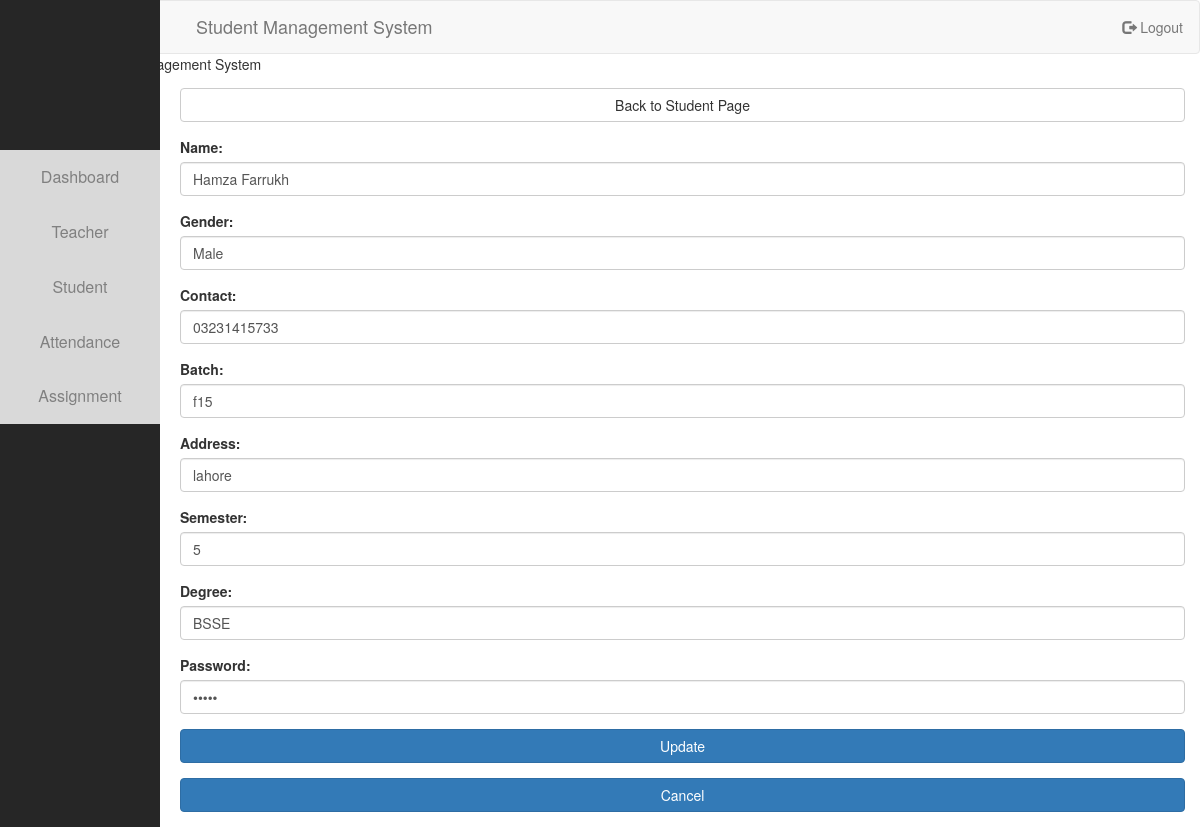
Screenshot of /edit_as1.php?edit_id=2 (signed in) with the database file from the repository.
### tables this page shows
CREATE TABLE `student` (
  `sid` int(11) NOT NULL,
  `name` varchar(45) NOT NULL,
  `gender` varchar(20) DEFAULT NULL,
  `contact` varchar(12) DEFAULT NULL,
  `address` varchar(45) DEFAULT NULL,
  `batch` varchar(3) DEFAULT NULL,
  `semester` int(2) DEFAULT NULL,
  `degree` varchar(20) DEFAULT NULL,
  `username` varchar(255) DEFAULT NULL,
  `password` varchar(255) DEFAULT NULL
);

### edit_as1.php (the view, shortened to what this page needs)
<?php
include_once 'dbconfig.php';
if(isset($_GET['edit_id']))
{
	$sql_query="SELECT * FROM student WHERE sid=".$_GET['edit_id'];
	$result_set=mysqli_query($con, $sql_query);
	$fetched_row=mysqli_fetch_array($result_set);
}
		?>
<!DOCTYPE html>
<html>
<head>
	<link rel="stylesheet" type="text/css" href="style.css">
	<link rel="stylesheet" href="https://maxcdn.bootstrapcdn.com/bootstrap/3.3.7/css/bootstrap.min.css">
	<link rel="stylesheet" href="https://cdnjs.cloudflare.com/ajax/libs/font-awesome/4.7.0/css/font-awesome.min.css">
</head>
<body style="background-color: white;">
	<nav class="navbar navbar-default" style="margin-bottom: 0px;width: 100%" id="top">
	  <div class="container-fluid">
	  	<div class="navbar-header" style="margin-left: 180px;">
	      <a class="navbar-brand" href="#">Student Management System</a>
	    </div>
	    <ul class="nav navbar-nav navbar-right list-unstyled">
	    	<li>
	    		<a href="logout.php" class="btn btn-md"><span class="glyphicon glyphicon-log-out"></span> Logout</a>
	    	</li>
	    </ul>
	  </div>
	</nav>
	<marquee style="margin-bottom:-6px;" bgcolor="#f8f8f8" scrollamount="9" height="30"> Welcome to Student Management System</marquee>
<div class="sidenav">
	<div class="dropdown">
		<button class="dropbtn"> Dashboard </button>
	</div>
	<div class="dropdown">
	  <button class="dropbtn">Teacher</button>
	</div>
	<div class="dropdown">
	  <button class="dropbtn">Student</button>
	</div>
	<div class="dropdown">
	  <button class="dropbtn">Attendance</button>
	</div>
	<div class="dropdown">
	  <button class="dropbtn">Assignment</button>
	</div>
</div>
<div id="body">
	<div class="container" style="padding-left:180px;" >
		<form method="post" class="form-horizontal">
			<div class="form-group" style="margin-top: 20px;">
				<a class="btn btn-default btn-block" href="at1.php"> Back to Student Page</a>
			</div>
			<div class="form-group">
				<label for="Name"> Name: </label>
				<input class="form-control" type="text" id="Name" name="name" placeholder="Name" value="<?php echo $fetched_row['name']; ?>" required/>
			</div>
			<div class="form-group">
				<label for="Gender">Gender: </label>
				<input class="form-control" type="text" id="Gender" name="gender" placeholder="Gender" value="<?php echo $fetched_row['gender']; ?>"  />
			</div>
			<div class="form-group">
				<label for="Contact">Contact: </label>
				<input class="form-control" type="text" id="Contact" name="contact" placeholder="Contact" value="<?php echo $fetched_row['contact']; ?>" required />
			</div>
			<div class="form-group">
				<label for="Batch">Batch: </label>
				<input class="form-control" type="text" id="Batch" name="batch" placeholder="Batch" value="<?php echo $fetched_row['batch']; ?>" required />
			</div>
			<div class="form-group">
				<label for="Address">Address: </label>
				<input class="form-control" type="text" id="Address" name="address" placeholder="Address" value="<?php echo $fetched_row['address']; ?>"  required/>
			</div>
			<div class="form-group">
				<label for="Semester">Semester: </label>
				<input class="form-control" type="text" id="Semester" name="semester" placeholder="Semester" value="<?php echo $fetched_row['semester']; ?>" required />
			</div>
			<div class="form-group">
				<label for="Degree">Degree: </label>
				<input class="form-control" type="text" id="Degree" name="degree" placeholder="Degree" value="<?php echo $fetched_row['degree']; ?>" required />
			</div>
			<div class="form-group">
				<label for="Department">Password: </label>
				<input class="form-control" type="password" id="Password" name="password" placeholder="Password" value="<?php echo $fetched_row['password']; ?>" required />
			</div>
			<div class="form-group">
				<button type="submit" name="btn-update" class="btn btn-primary btn-block">Update</button>
			</div>
			<div class="form-group">
				<button type="submit" name="btn-cancel" class="btn btn-primary btn-block">Cancel</button>
			</div>
	    </form>
    </div>
</div>
</body>
</html>

### style.css (style rules this page uses)
.form-control { width:120px; }
body { margin: 0px; font-family: "Open Sans", Helvetica, Arial, sans-serif; background-repeat: no-repeat; background-size: 100% 1080px; -webkit-background-size: cover; -moz-background-size: cover; background-size: cover; -o-background-size: cover; }
.dropbtn { width: 160px; background-color: #d9d9d9; color: gray; padding: 16px; font-size: 16px; border: none; cursor: pointer; }
.dropdown { position: relative; display: inline-block; }
.sidenav { height: 100%; width: 160px; position: fixed; z-index: 1; top: 0; left: 0; bottom: 0; background-color: #262626; overflow-x: hidden; padding-top: 150px; }

### rows the page displays
student: name "Hamza Farrukh", gender "Male", contact "03231415733", batch "f15", address "lahore", semester "5", degree "BSSE"
